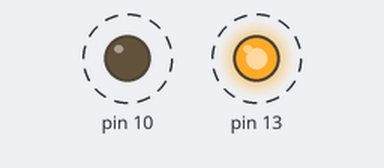
A sketch run on a simulated Arduino Uno, built with avr-gcc and run on an emulated ATmega328P. Shown: output pins drawn as LEDs (lit = HIGH). Dashed ring = blinking.

Above: at 0.05 s.
Timing chart, 0 to 3.0 s (numbered marks = the images above):
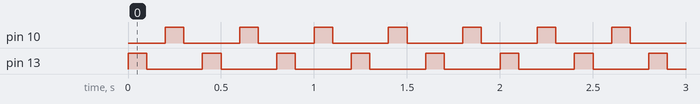

Measured:
- by itself, pin 10, pin 13: alternates HIGH for 0.10 s and LOW for 0.30 s

The sketch:

arduino___programing.ino
```cpp
void setup() {
  pinMode(13, OUTPUT);
  pinMode(10, OUTPUT);

}

void loop() {
  digitalWrite(13, HIGH);
  delay(100);
  digitalWrite(13, LOW);
  delay(100);

  digitalWrite(10, HIGH);
  delay(100);
  digitalWrite(10, LOW);
  delay(100);
}
```
